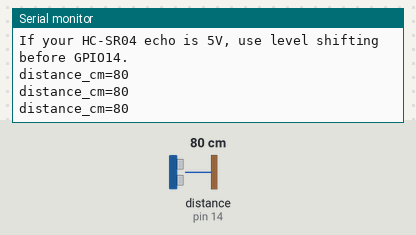
A sketch run on a simulated Arduino Uno, built with avr-gcc and run on an emulated ATmega328P. On the bench: the last lines printed to the serial monitor. Wiring (inferred from the names in the program): ultrasonic range finder: trigger pin 12; echo pin 14. The inputs (shaded band) are chosen by the test bench; at power-on: distance to the obstacle (sensor on pin 14) 80 cm. The echo pulse lasts 58.3 µs per cm.

Above: at 1.5 s.
1.6 s: distance to the obstacle (sensor on pin 14) set to 2 cm
At 2.2 s:
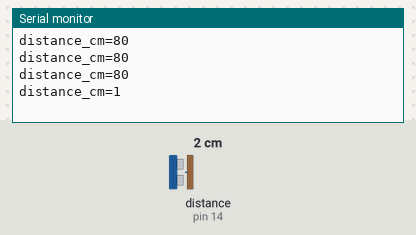
3.1 s: distance to the obstacle (sensor on pin 14) set to 4 cm
At 3.7 s:
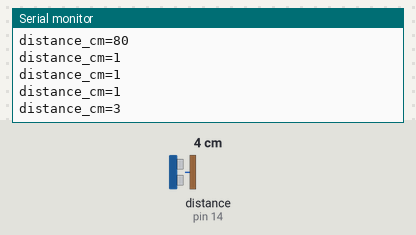
Timing chart, 0 to 6.1 s (numbered marks = the images above; inputs shaded):
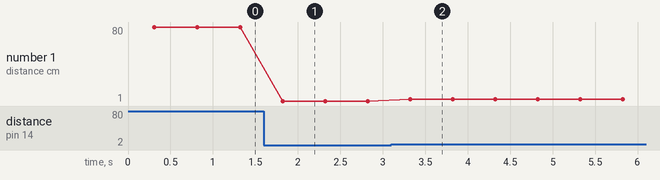

The sketch:

ultrasonic_sensor_test.ino
```cpp
const int PIN_ULTRASONIC_TRIG = 12;
const int PIN_ULTRASONIC_ECHO = 14;

long readDistanceCm() {
  digitalWrite(PIN_ULTRASONIC_TRIG, LOW);
  delayMicroseconds(2);
  digitalWrite(PIN_ULTRASONIC_TRIG, HIGH);
  delayMicroseconds(10);
  digitalWrite(PIN_ULTRASONIC_TRIG, LOW);
  long duration = pulseIn(PIN_ULTRASONIC_ECHO, HIGH, 30000);
  if (duration == 0) return -1;
  return duration / 58;
}

void setup() {
  Serial.begin(115200);
  delay(300);
  Serial.println("Sentinel Room ultrasonic sensor test");
  Serial.println("If your HC-SR04 echo is 5V, use level shifting before GPIO14.");
  pinMode(PIN_ULTRASONIC_TRIG, OUTPUT);
  pinMode(PIN_ULTRASONIC_ECHO, INPUT);
}

void loop() {
  long cm = readDistanceCm();
  if (cm < 0) {
    Serial.println("distance_cm=timeout");
  } else {
    Serial.print("distance_cm=");
    Serial.println(cm);
  }
  delay(500);
}
```

Measured:
- after the input at 1.6 s, the serial monitor: prints a new line after 0.22 s (image 1)
- after the input at 3.1 s, the serial monitor: prints a new line after 0.22 s (image 2)
- plotted number 1: 80 → 1 after the input at 1.6 s, 1 → 3 after the input at 3.1 s
